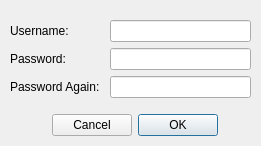
<?xml version="1.0" encoding="UTF-8"?>
<ui version="4.0">
 <class>SetLogin</class>
 <widget class="QDialog" name="SetLogin">
  <property name="windowModality">
   <enum>Qt::NonModal</enum>
  </property>
  <property name="geometry">
   <rect>
    <x>0</x>
    <y>0</y>
    <width>261</width>
    <height>146</height>
   </rect>
  </property>
  <property name="sizePolicy">
   <sizepolicy hsizetype="Fixed" vsizetype="Fixed">
    <horstretch>0</horstretch>
    <verstretch>0</verstretch>
   </sizepolicy>
  </property>
  <property name="contextMenuPolicy">
   <enum>Qt::DefaultContextMenu</enum>
  </property>
  <property name="windowTitle">
   <string>Set Login</string>
  </property>
  <property name="whatsThis">
   <string/>
  </property>
  <property name="modal">
   <bool>true</bool>
  </property>
  <widget class="QWidget" name="formLayoutWidget">
   <property name="geometry">
    <rect>
     <x>10</x>
     <y>20</y>
     <width>241</width>
     <height>81</height>
    </rect>
   </property>
   <layout class="QFormLayout" name="formLayout">
    <property name="horizontalSpacing">
     <number>10</number>
    </property>
    <item row="0" column="0">
     <widget class="QLabel" name="usernameLabel">
      <property name="text">
       <string>Username:</string>
      </property>
      <property name="buddy">
       <cstring>usernameBox</cstring>
      </property>
     </widget>
    </item>
    <item row="0" column="1">
     <widget class="QLineEdit" name="usernameBox">
      <property name="acceptDrops">
       <bool>false</bool>
      </property>
      <property name="inputMask">
       <string/>
      </property>
      <property name="maxLength">
       <number>20</number>
      </property>
     </widget>
    </item>
    <item row="1" column="0">
     <widget class="QLabel" name="passwordLabel">
      <property name="text">
       <string>Password:</string>
      </property>
      <property name="buddy">
       <cstring>passwordBox</cstring>
      </property>
     </widget>
    </item>
    <item row="1" column="1">
     <widget class="QLineEdit" name="passwordBox">
      <property name="acceptDrops">
       <bool>false</bool>
      </property>
      <property name="inputMask">
       <string/>
      </property>
      <property name="maxLength">
       <number>20</number>
      </property>
      <property name="frame">
       <bool>true</bool>
      </property>
      <property name="echoMode">
       <enum>QLineEdit::Password</enum>
      </property>
      <property name="clearButtonEnabled">
       <bool>false</bool>
      </property>
     </widget>
    </item>
    <item row="2" column="1">
     <widget class="QLineEdit" name="confirmPasswordBox">
      <property name="acceptDrops">
       <bool>false</bool>
      </property>
      <property name="inputMask">
       <string/>
      </property>
      <property name="maxLength">
       <number>20</number>
      </property>
      <property name="frame">
       <bool>true</bool>
      </property>
      <property name="echoMode">
       <enum>QLineEdit::Password</enum>
      </property>
     </widget>
    </item>
    <item row="2" column="0">
     <widget class="QLabel" name="confirmPasswordLabel">
      <property name="text">
       <string>Password Again:</string>
      </property>
      <property name="buddy">
       <cstring>confirmPasswordBox</cstring>
      </property>
     </widget>
    </item>
   </layout>
  </widget>
  <widget class="QDialogButtonBox" name="buttons">
   <property name="enabled">
    <bool>true</bool>
   </property>
   <property name="geometry">
    <rect>
     <x>20</x>
     <y>110</y>
     <width>231</width>
     <height>31</height>
    </rect>
   </property>
   <property name="layoutDirection">
    <enum>Qt::RightToLeft</enum>
   </property>
   <property name="orientation">
    <enum>Qt::Horizontal</enum>
   </property>
   <property name="standardButtons">
    <set>QDialogButtonBox::Cancel|QDialogButtonBox::Ok</set>
   </property>
   <property name="centerButtons">
    <bool>true</bool>
   </property>
  </widget>
 </widget>
 <resources/>
 <connections/>
</ui>
